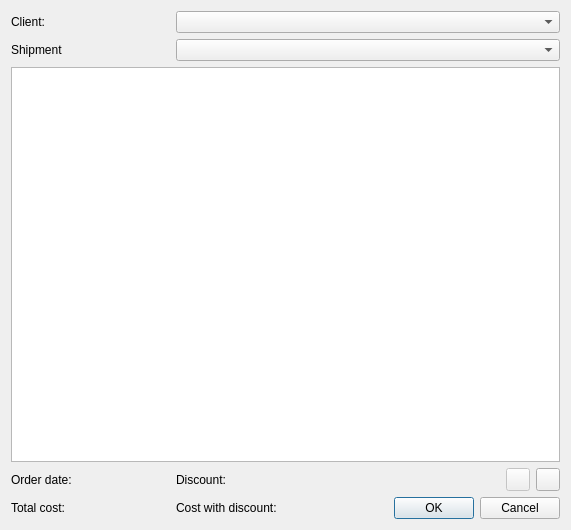
<?xml version="1.0" encoding="UTF-8"?>
<ui version="4.0">
 <class>ZamowieniaDialog</class>
 <widget class="QDialog" name="ZamowieniaDialog">
  <property name="geometry">
   <rect>
    <x>0</x>
    <y>0</y>
    <width>571</width>
    <height>530</height>
   </rect>
  </property>
  <property name="windowTitle">
   <string>New order</string>
  </property>
  <layout class="QGridLayout" name="gridLayout">
   <item row="0" column="1" colspan="4">
    <widget class="QComboBox" name="ClientBox">
     <property name="toolTip">
      <string>Select client.</string>
     </property>
    </widget>
   </item>
   <item row="1" column="1" colspan="4">
    <widget class="QComboBox" name="ShippingBox">
     <property name="toolTip">
      <string>Select shipment</string>
     </property>
    </widget>
   </item>
   <item row="3" column="0">
    <widget class="QLabel" name="OrderDate">
     <property name="text">
      <string>Order date:</string>
     </property>
    </widget>
   </item>
   <item row="5" column="2" colspan="3">
    <widget class="QDialogButtonBox" name="ButtonBox">
     <property name="orientation">
      <enum>Qt::Horizontal</enum>
     </property>
     <property name="standardButtons">
      <set>QDialogButtonBox::Cancel|QDialogButtonBox::Ok</set>
     </property>
    </widget>
   </item>
   <item row="1" column="0">
    <widget class="QLabel" name="ShippingLabel">
     <property name="text">
      <string>Shipment</string>
     </property>
    </widget>
   </item>
   <item row="2" column="0" colspan="5">
    <widget class="QTableView" name="View"/>
   </item>
   <item row="0" column="0">
    <widget class="QLabel" name="ClientLabel">
     <property name="text">
      <string>Client:</string>
     </property>
    </widget>
   </item>
   <item row="5" column="0">
    <widget class="QLabel" name="TotalCostLabel">
     <property name="text">
      <string>Total cost:</string>
     </property>
    </widget>
   </item>
   <item row="3" column="4">
    <widget class="QToolButton" name="AddButton">
     <property name="toolTip">
      <string>Click to add product to order.</string>
     </property>
     <property name="icon">
      <iconset resource="resources.qrc">
       <normaloff>:/new/prefix1/list-add.png</normaloff>:/new/prefix1/list-add.png</iconset>
     </property>
    </widget>
   </item>
   <item row="3" column="3">
    <widget class="QToolButton" name="RemoveButton">
     <property name="enabled">
      <bool>false</bool>
     </property>
     <property name="toolTip">
      <string>Click to remove product from order list.</string>
     </property>
     <property name="icon">
      <iconset resource="resources.qrc">
       <normaloff>:/new/prefix1/list-remove.png</normaloff>:/new/prefix1/list-remove.png</iconset>
     </property>
    </widget>
   </item>
   <item row="3" column="1">
    <widget class="QLabel" name="DiscountLabel">
     <property name="text">
      <string>Discount:</string>
     </property>
    </widget>
   </item>
   <item row="5" column="1">
    <widget class="QLabel" name="DiscountCostLabel">
     <property name="text">
      <string>Cost with discount: </string>
     </property>
    </widget>
   </item>
  </layout>
 </widget>
 <resources>
  <include location="resources.qrc"/>
 </resources>
 <connections>
  <connection>
   <sender>ButtonBox</sender>
   <signal>accepted()</signal>
   <receiver>ZamowieniaDialog</receiver>
   <slot>accept()</slot>
   <hints>
    <hint type="sourcelabel">
     <x>561</x>
     <y>520</y>
    </hint>
    <hint type="destinationlabel">
     <x>157</x>
     <y>274</y>
    </hint>
   </hints>
  </connection>
  <connection>
   <sender>ButtonBox</sender>
   <signal>rejected()</signal>
   <receiver>ZamowieniaDialog</receiver>
   <slot>reject()</slot>
   <hints>
    <hint type="sourcelabel">
     <x>561</x>
     <y>520</y>
    </hint>
    <hint type="destinationlabel">
     <x>286</x>
     <y>274</y>
    </hint>
   </hints>
  </connection>
  <connection>
   <sender>AddButton</sender>
   <signal>clicked()</signal>
   <receiver>ZamowieniaDialog</receiver>
   <slot>onAddPozycja()</slot>
   <hints>
    <hint type="sourcelabel">
     <x>532</x>
     <y>455</y>
    </hint>
    <hint type="destinationlabel">
     <x>567</x>
     <y>460</y>
    </hint>
   </hints>
  </connection>
  <connection>
   <sender>RemoveButton</sender>
   <signal>clicked(bool)</signal>
   <receiver>ZamowieniaDialog</receiver>
   <slot>onDeletePozycja()</slot>
   <hints>
    <hint type="sourcelabel">
     <x>505</x>
     <y>479</y>
    </hint>
    <hint type="destinationlabel">
     <x>268</x>
     <y>469</y>
    </hint>
   </hints>
  </connection>
 </connections>
 <slots>
  <slot>productsRequest()</slot>
  <slot>onAddPozycja()</slot>
  <slot>onDeletePozycja()</slot>
 </slots>
</ui>
